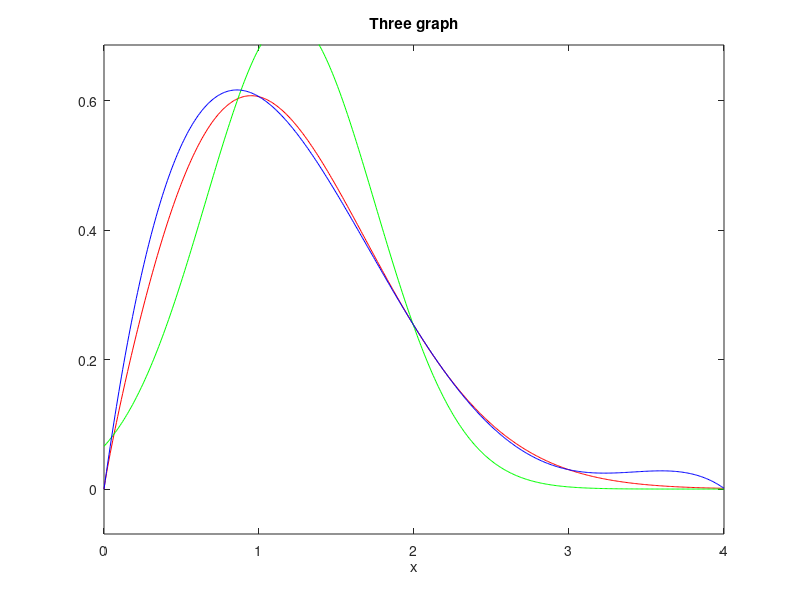

MATLAB code for this plot: (Note: this script raises an error after producing the figure.)
%%Group 26
% Group members on Tue. 16:00-17:15: 
% Ming Qu
% Liuhan Pan

clear all; close all;

% f: target function, which we want to integrate
f=@(x)(x.^0.9).*exp(-x.^2/2);
p_u=@(x) 1/4;
% p_n: normal distribution for samples
sigma2 = 0.3;
mu = 1.2;
p_n=@(x) exp(-(mu-x).^2/(2*sigma2))/sqrt(2*pi*sigma2);


% p_p: polynomial fit of the target function
px=0:4;
py=px.^0.9.*exp(-px.^2/2);
p=polyfit(px,py,4);
p_p=@(x)polyval(p, x);

%% p_u is a constant line, p_n is not so like the f,and p_p is most the same with f
%%

% plot the function graphs:
% ...
h1=ezplot(f,[0 4]);
set(h1,'color','r') 
hold on
h2=ezplot(p_n,[0 4]);
set(h2,'color','g') 
h3=ezplot(p_p,[0 4]);
set(h3,'color','b') 
title('Three graph');


% Plot results of GenSamples()
% Hint: 0.8 is a reasonable value for the max parameter of GenSample
max=0.8;
n=200;

s_n = GenSamples(n, p_n, max);
figure
ezplot(p_n,[0 4]);
hold on
scatter(s_n(:,1),s_n(:,2))
title('Normal Distribution');

s_p = GenSamples(n, p_p, max);
figure
ezplot(p_p,[0 4]);
hold on
scatter(s_p(:,1),s_p(:,2))
title('Polynomial');

maximumSamples = 500;
id = zeros(maximumSamples, 1);
norm = zeros(maximumSamples, 1);
poly = zeros(maximumSamples, 1);

h = waitbar(0, 'Please wait...');
for i = 1:maximumSamples
	samples=4*rand(i,1);
    
    id(i) =Integrate(f,p_u,samples);
	norm(i) =Integrate(f,p_n,samples);
    poly(i) =Integrate(f,p_p,samples);
    waitbar(i/maximumSamples, h);
end
close(h)

%plot results
figure()
h1=plot(id);
set(h1,'color','r') 
hold on
h3=plot(poly);
set(h3,'color','b') 
legend('Uniform Distribution','Polynomial'); 
title('Two distributions');
figure()
h2=plot(norm);
title('Normal Distribution')

%% The Normal Distribution is totally different from another two, may be
% because the normal function might quite differ from the function.
%%
%density function----area must be one
%must use probability function
%